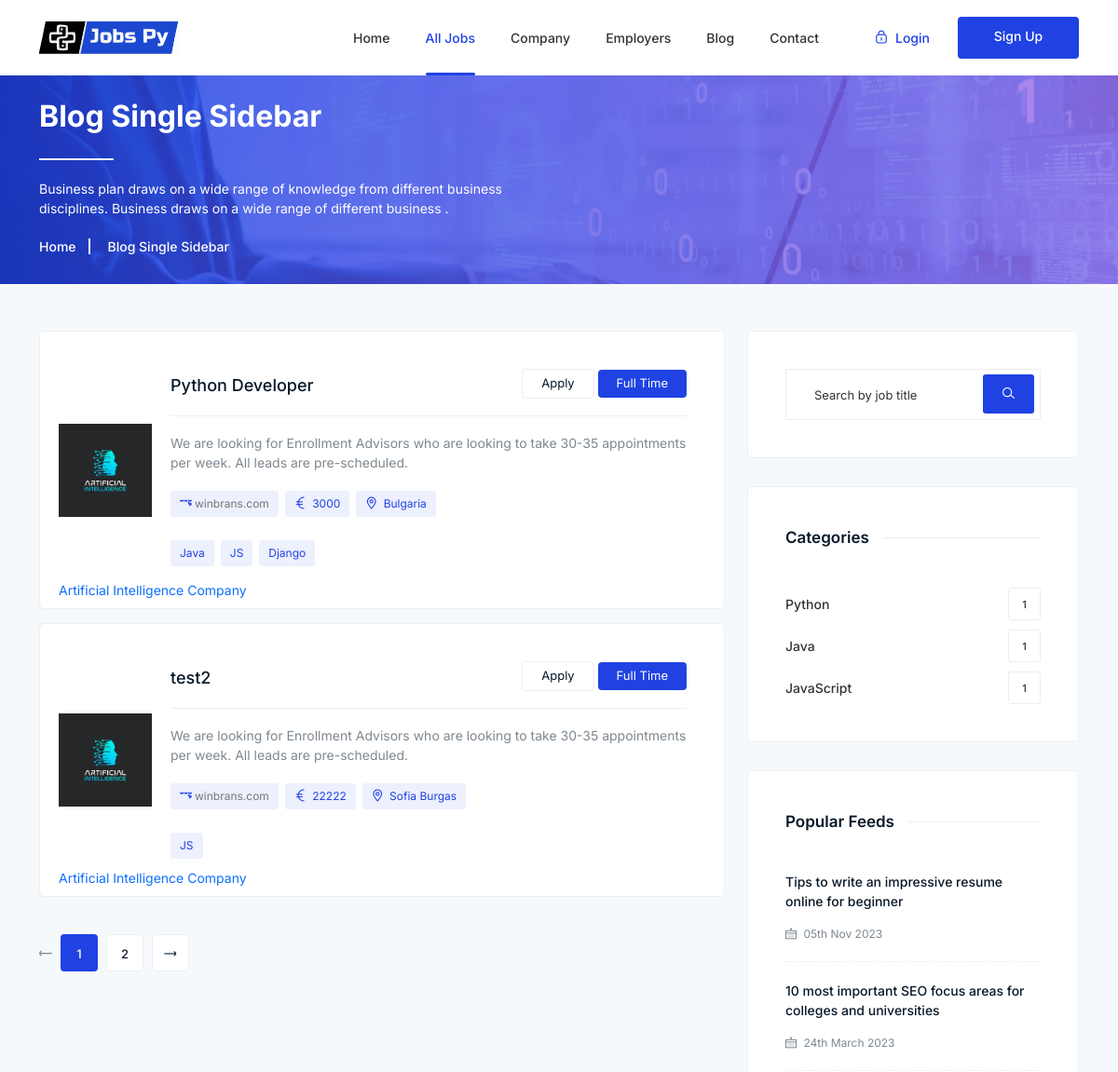
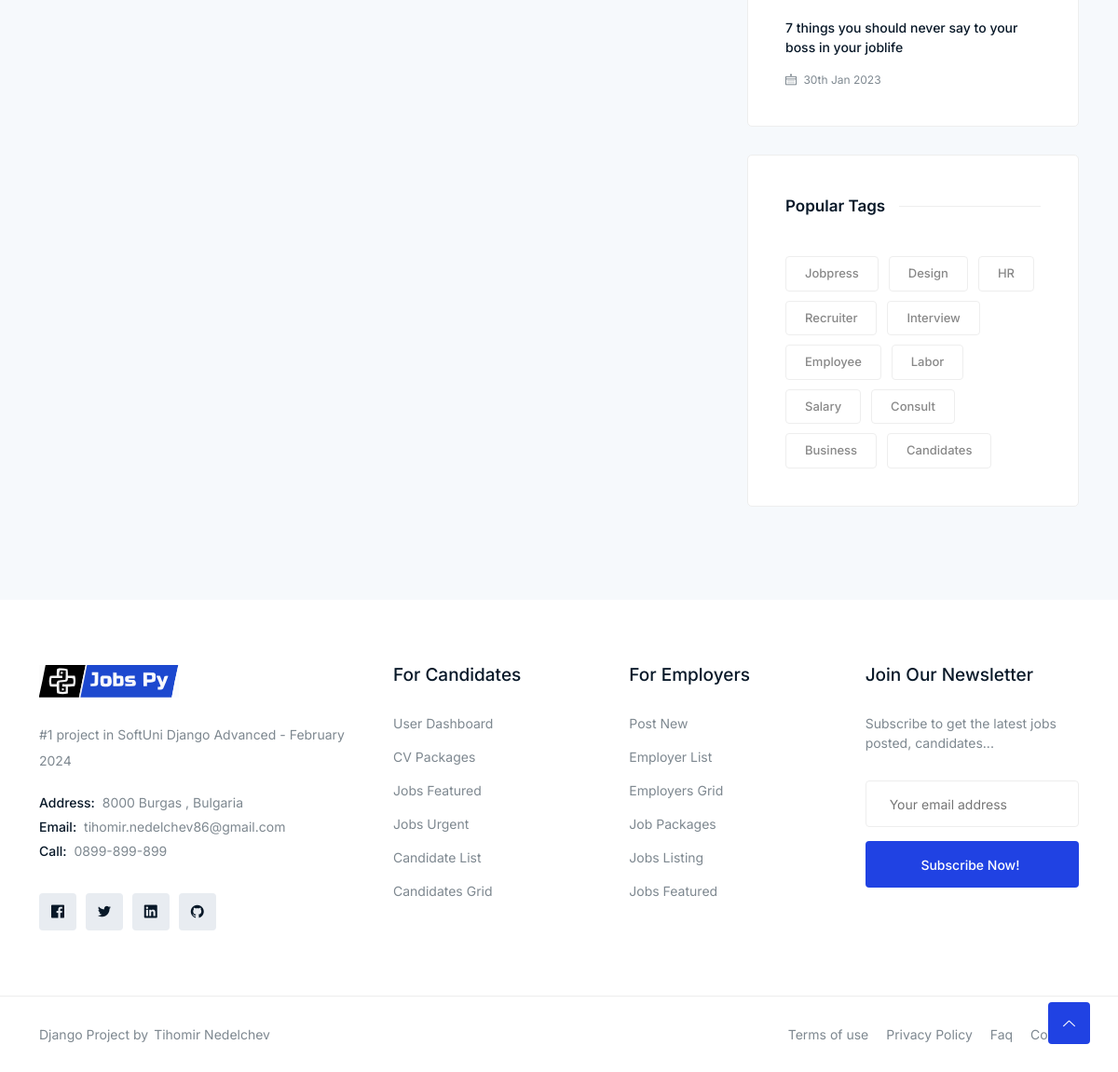
Page /jobs/all/ on the committed database (2 pictures, top to bottom).
### jobsPy/jobs/models.py (models this page shows, shortened)
class Job(models.Model):
    user = models.ForeignKey(UserModel,  on_delete=models.CASCADE)
    title = models.CharField(max_length=300)
    slug = models.SlugField(allow_unicode=True, max_length=100, unique=True)
    category = models.ForeignKey(Category,  on_delete=models.CASCADE)
    seniority = models.ForeignKey(Seniority, on_delete=models.SET_NULL, blank=True, null=True)
    description = RichTextField(null=False)
    job_image = models.ImageField(null=True, blank=True, upload_to="jobs/image", default="images/default/default.jpg")
    vacancy = models.IntegerField(null=True, blank=True)
    location = models.CharField(max_length=300,)
    job_type = models.CharField(choices=JOB_TYPE, max_length=10)
    salary = models.CharField(max_length=30, blank=True)
    deadline = models.DateField()
    is_published = models.BooleanField(default=True)
    is_closed = models.BooleanField(default=False)
    created_at = models.DateTimeField(auto_now_add=True)
    modified_at = models.DateTimeField(auto_now=True)
    needed_skills = models.ManyToManyField(Skills, related_name="needed_skills")

class Skills(models.Model):
    name = models.CharField(blank=True, null=True, max_length=20)

class Category(models.Model):
    name = models.CharField(max_length=255)
    slug = models.SlugField(allow_unicode=True, max_length=100, unique=True)
    description = models.TextField(max_length=300, blank=True, null=True)
    created_at = models.DateTimeField(auto_now_add=True)
    modified_at = models.DateTimeField(auto_now=True)

### jobsPy/company/models.py (models this page shows, shortened)
class CompanyProfile(models.Model):
    user = models.OneToOneField(UserModel, on_delete=models.CASCADE, related_name="company")
    name = models.CharField(max_length=40)
    description = RichTextField(null=False, blank=False)
    location = models.CharField(max_length=40)
    email = models.EmailField(max_length=254, null=False, blank=False)
    image = models.ImageField(
        null=True, blank=True, upload_to="company/image")
    website_url = models.URLField(max_length=200)

### jobsPy/jobs/views.py (the view)
# urls.py: path("all/", AllJobsView.as_view(), name="all-jobs"),
class AllJobsView(ListView):
    model = Job
    template_name = "jobs/jobs_list.html"
    paginate_by = 2
    def get_queryset(self):
        query = self.request.GET.get('q')
        if query:
            return Job.objects.filter(Q(title__icontains=query))
        else:
            return Job.objects.all()
    def get_context_data(self, **kwargs):
        context = super().get_context_data(**kwargs)
        context["category"] = Category.objects.all()
        context['search_query'] = self.request.GET.get('q', '')
        return context

### templates/jobs/jobs_list.html (shortened to what this page needs)
{% extends 'base.html' %}
{% load static %}
{% block main_content %}
    <div class="breadcrumbs overlay">
        <div class="container">
            <div class="row">
                <div class="col-12">
                    <div class="breadcrumbs-content">
                        <h1 class="page-title">Blog Single Sidebar</h1>
                        <p>Business plan draws on a wide range of knowledge from different business<br> disciplines.
                            Business draws on a wide range of different business .</p>
                    </div>
                    <ul class="breadcrumb-nav">
                        <li><a href="index.html">Home</a></li>
                        <li>Blog Single Sidebar</li>
                    </ul>
                </div>
            </div>
        </div>
    </div>
    <section class="section blog-single">
        <div class="container">
            <div class="row">
                <div class="col-lg-8">
                          {% for job in job_list %}
                        <div class="single-job">
                            <div class="job-image-list">
            {% if job.user.company.image %}
                                <img src="{{ job.user.company.image.url }}" alt="#">
                                {% else %}
                 <img src="{% static 'images/jobs/category-2.jpg' %}" alt="{{ company.name }} Image">
                                {% endif %}
                               <p> <a href="{% url 'company-details' job.user.company.pk %}">{{ job.user.company.name }}</a></p>
                            </div>
                            <div class="job-content">
                                <h4><a href="{% url 'job_details' job.pk %}">{{ job.title }}</a></h4>
                                <p>We are looking for Enrollment Advisors who are looking to take 30-35 appointments per
                                    week. All leads are pre-scheduled. </p>
                                <ul>
                                    <li><i class="lni lni-website"></i><a href="#"> winbrans.com</a></li>
                                    <li><i class="lni lni-euro"></i> {{ job.salary }} </li>
                                    <li><i class="lni lni-map-marker"></i> {{ job.location }}</li>
                                </ul>
                            <ul>
                                                            {% for skill in job.needed_skills.all %}
                                                <li><span>{{ skill.name }}</span></li>
                                        {% endfor %}
                            </ul>
                            </div>
                            <div class="job-button">
                                <ul>
                                    <li><a href="{% url 'apply_for_job' job.pk %}">Apply</a></li>
                                    <li><span>full time</span></li>
                                </ul>
                            </div>
                        </div>
                    {% endfor %}
{% if is_paginated %}
    <div class="pagination left pagination-md-center">
        <ul class="pagination-list">
            {% if page_obj.has_previous %}
                <li><a href="?page={{ page_obj.previous_page_number }}"><i class="lni lni-arrow-left"></i></a></li>
                            {% else %}
                <li><span><i class="lni lni-arrow-left"></i></span></li>
            {% endif %}
            {% for num in page_obj.paginator.page_range %}
                <li {% if page_obj.number == num %}class="active"{% endif %}><a href="?page={{ num }}">{{ num }}</a></li>
            {% endfor %}
            {% if page_obj.has_next %}
                <li><a href="?page={{ page_obj.paginator.num_pages }}"><i class="lni lni-arrow-right"></i></a></li>
            {% else %}
                <li><span><i class="lni lni-arrow-right"></i></span></li>
            {% endif %}
        </ul>
    </div>
{% endif %}
                </div>
                <aside class="col-lg-4 col-md-12 col-12">
                    <div class="sidebar">
                            <div class="widget search-widget">
                             <form method="get" action="{% url 'all-jobs' %}">
                                <input type="text" name="q" placeholder="Search by job title">
                                <button type="submit"><i class="lni lni-search-alt"></i></button>
                            </form>
                        </div>
                        {% include "jobs/category_slide.html" %}
                        <div class="widget popular-feeds">
                            <h5 class="widget-title"><span>Popular Feeds</span></h5>
                            <div class="popular-feed-loop">
                                <div class="single-popular-feed">
                                    <div class="feed-desc">
                                        <h6 class="post-title"><a href="#">Tips to write an impressive resume online for
                                                beginner</a></h6>
                                        <span class="time"><i class="lni lni-calendar"></i> 05th Nov 2023</span>
                                    </div>
                                </div>
                                <div class="single-popular-feed">
                                    <div class="feed-desc">
                                        <h6 class="post-title"><a href="#">10 most important SEO focus areas for
                                                colleges
                                                and universities</a></h6>
                                        <span class="time"><i class="lni lni-calendar"></i> 24th March 2023</span>
                                    </div>
                                </div>
                                <div class="single-popular-feed">
                                    <div class="feed-desc">
                                        <h6 class="post-title"><a href="#">7 things you should never say to your boss in
                                                your joblife</a></h6>
                                        <span class="time"><i class="lni lni-calendar"></i> 30th Jan 2023</span>
                                    </div>
                                </div>
                            </div>
                        </div>
                        <div class="widget popular-tag-widget">
                            <h5 class="widget-title"><span>Popular Tags</span></h5>
                            <div class="tags">
                                <a href="#">Jobpress</a>
                                <a href="#">Design</a>
                                <a href="#">HR</a>
                                <a href="#">Recruiter</a>
                                <a href="#">Interview</a>
                                <a href="#">Employee</a>
                                <a href="#">Labor</a>
                                <a href="#">Salary</a>
                                <a href="#">Consult</a>
                                <a href="#">Business</a>
                                <a href="#">Candidates</a>
                            </div>
                        </div>
                    </div>
                </aside>
            </div>
        </div>
    </section>
{% endblock %}

### templates/jobs/category_slide.html
                        <div class="widget categories-widget">
                            <h5 class="widget-title"><span>Categories</span></h5>
                            <ul class="custom">
                                {% for cat in category %}
                                <li>
                                    <a href="{% url 'jobs_category' cat.slug %}">{{ cat.name }}<span>{{ cat.job_set.all|length }}</span></a>
                                </li>
                                {% endfor %}
                            </ul>
                        </div>

### rows in the picture
Job: user.company.image (picture), user.company.name "Artificial Intelligence Company", title "Python Developer", salary "3000", location "Bulgaria"
Skills: name "Java"
Skills: name "JS"
Skills: name "Django"
Job: user.company.image (picture), user.company.name "Artificial Intelligence Company", title "test2", salary "22222", location "Sofia Burgas"
Category: name "Python", job_set.all|length "1"
Category: name "Java", job_set.all|length "1"
Category: name "JavaScript", job_set.all|length "1"

### other values in the picture
{{ num }} "1" "2"
